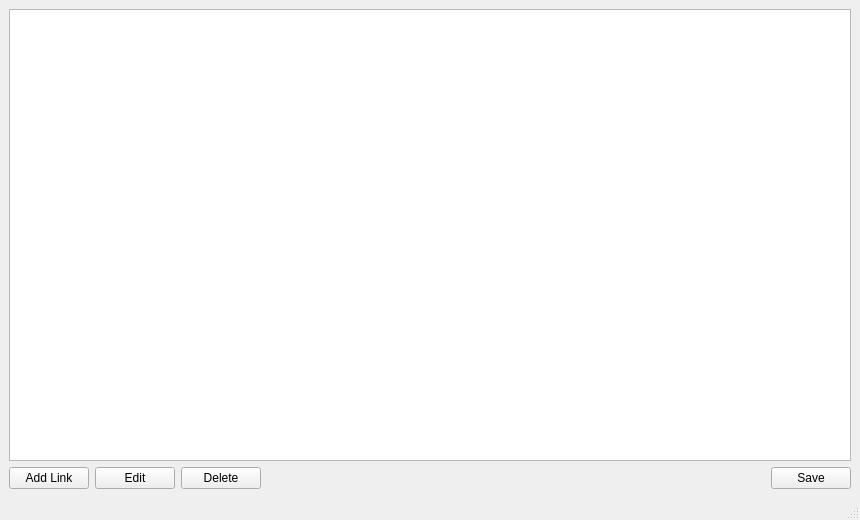
<?xml version="1.0" encoding="UTF-8"?>
<ui version="4.0">
 <class>MainWindow</class>
 <widget class="QMainWindow" name="MainWindow">
  <property name="geometry">
   <rect>
    <x>0</x>
    <y>0</y>
    <width>860</width>
    <height>520</height>
   </rect>
  </property>
  <property name="windowTitle">
   <string>LinksDash</string>
  </property>
  <widget class="QWidget" name="centralwidget">
   <layout class="QVBoxLayout" name="verticalLayout">
    <item>
     <widget class="QTableView" name="tableView"/>
    </item>
    <item>
     <layout class="QHBoxLayout" name="buttonLayout">
      <item>
       <widget class="QPushButton" name="addButton">
        <property name="text">
         <string>Add Link</string>
        </property>
       </widget>
      </item>
      <item>
       <widget class="QPushButton" name="editButton">
        <property name="text">
         <string>Edit</string>
        </property>
       </widget>
      </item>
      <item>
       <widget class="QPushButton" name="deleteButton">
        <property name="text">
         <string>Delete</string>
        </property>
       </widget>
      </item>
      <item>
       <spacer name="horizontalSpacer">
        <property name="orientation">
         <enum>Qt::Horizontal</enum>
        </property>
        <property name="sizeHint" stdset="0">
         <size>
          <width>40</width>
          <height>20</height>
         </size>
        </property>
       </spacer>
      </item>
      <item>
       <widget class="QPushButton" name="saveButton">
        <property name="text">
         <string>Save</string>
        </property>
       </widget>
      </item>
     </layout>
    </item>
   </layout>
  </widget>
  <widget class="QStatusBar" name="statusbar"/>
 </widget>
 <resources/>
 <connections/>
</ui>
